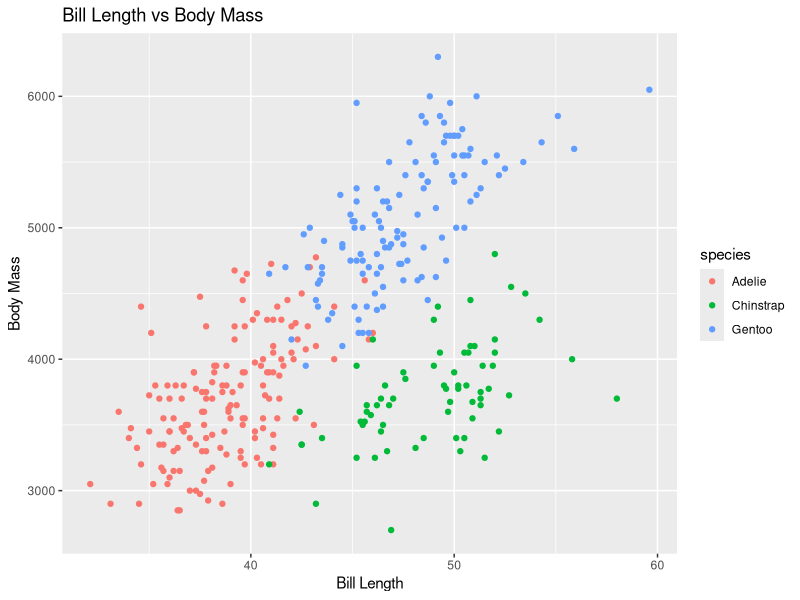

Reproduce this figure in R.
## ---- chunk 1
#| label: setup
#| message: false
library(tidyverse)
library(palmerpenguins)
## ---- chunk 2
# Make your agreed-upon plot here, e.g.:
# penguins |> ggplot(aes(x = species, y = body_mass_g, fill = species)) + geom_boxplot()
## ---- chunk 3
# Make your agreed-upon plot here, e.g.:
View(penguins)
 penguins |> 
  ggplot(
    aes(x = bill_length_mm, y = body_mass_g, colour = species)) + 
  geom_point() +
   labs(
     x = "Bill Length",
     y = "Body Mass",
     title = "Bill Length vs Body Mass"
   )
